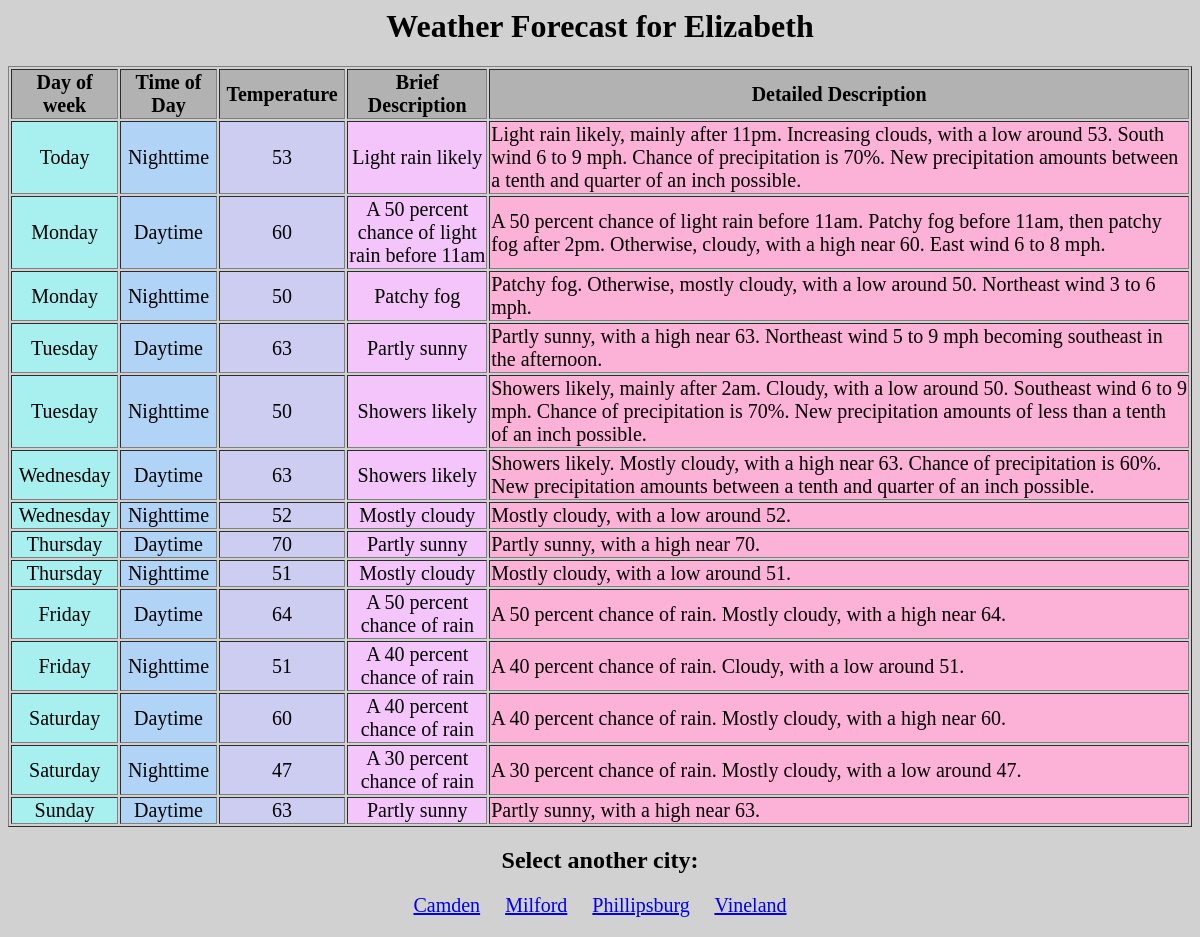
Screenshot of /elizabeth.php with the database file from the repository.
### tables this page shows
CREATE TABLE `Elizabeth` (
  `id` int NOT NULL AUTO_INCREMENT,
  `date` varchar(60) NOT NULL,
  `dayOrNight` tinyint(1) DEFAULT '1',
  `temperature` int NOT NULL,
  `shortDesc` varchar(100) NOT NULL,
  `longDesc` varchar(500) NOT NULL,
  PRIMARY KEY (`id`)
);

### elizabeth.php (the view, shortened to what this page needs)
<html>
    <head>
        <link rel="stylesheet" href="styles.css">
    </head>
    <body>
        <h1>Weather Forecast for Elizabeth</h1>
        <table align="center" border="1">
            <tr>
                <td class="date-col col-title">Day of week</td>
                <td class="dn-col col-title">Time of Day</td>
                <td class="temp-col col-title">Temperature</td>
                <td class="sd-col col-title">Brief Description</td>
                <td class="ld-col col-title">Detailed Description</td>
            </tr>
            <?php
                $cnx = new mysqli('localhost', 'root', 'balls', 'forecastDB');
                $query = 'SELECT * FROM Elizabeth';
                $cursor = $cnx->query($query);
                while ($row = $cursor->fetch_assoc()) {
                    echo '<tr>';
                    echo '<td class="date-col">' . $row['date'] . '</td>';
                    echo '<td class="dn-col">' . ($row['dayOrNight'] == 1 ? "Daytime" : "Nighttime") . '</td>';
                    echo '<td class="temp-col">' . $row['temperature'] . '</td>';
                    echo '<td class="sd-col"><p>' . $row['shortDesc'] . '</p></td>';
                    echo '<td class="ld-col"><p>' . $row['longDesc'] . '</p></td>';
                    echo '</tr>';
                }
            ?>
        </table>
        <h2>Select another city:</h2>
        <p class="links">
            <a href="display.php">Camden</a>&emsp;
            <a href="milford.php">Milford</a>&emsp;
            <a href="phillipsburg.php">Phillipsburg</a>&emsp;
            <a href="vineland.php">Vineland</a>
        </p>
    </body>
</html>

### styles.css (style rules this page uses)
html { background-color: rgb(209, 209, 209); }
h1 { text-align: center; }
h2 { text-align: center; }
.links { text-align: center; font-size: 20px; }
table { font-size: 20px; }
.date-col { width: 5%; text-align: center; background-color: rgb(168, 239, 239); }
.dn-col { width: 5%; text-align: center; background-color: rgb(176, 211, 246); }
.temp-col { width: 5%; text-align: center; background-color: rgb(205, 205, 242); }
.sd-col { text-align: center; width: 10%; background-color: rgb(243, 197, 250); }
.ld-col { width: 50%; background-color: rgb(252, 177, 215); }
.col-title { text-align: center; font-weight: bold; background-color: rgb(178, 178, 178); color: rgb(0, 0, 0); }

### rows the page displays
elizabeth: date "Today", dayOrNight "Nighttime", temperature "53", shortDesc "Light rain likely", longDesc "Light rain likely, mainly after 11pm. Increasing clouds, with a low around 53. South wind 6 to 9 mph. Chance of precipitation is 70%. New precipitation amounts between a tenth and quarter of an inch possible."
elizabeth: date "Monday", dayOrNight "Daytime", temperature "60", shortDesc "A 50 percent chance of light rain before 11am", longDesc "A 50 percent chance of light rain before 11am. Patchy fog before 11am, then patchy fog after 2pm. Otherwise, cloudy, with a high near 60. East wind 6 to 8 mph."
elizabeth: date "Monday", dayOrNight "Nighttime", temperature "50", shortDesc "Patchy fog", longDesc "Patchy fog. Otherwise, mostly cloudy, with a low around 50. Northeast wind 3 to 6 mph."
elizabeth: date "Tuesday", dayOrNight "Daytime", temperature "63", shortDesc "Partly sunny", longDesc "Partly sunny, with a high near 63. Northeast wind 5 to 9 mph becoming southeast in the afternoon."
elizabeth: date "Tuesday", dayOrNight "Nighttime", temperature "50", shortDesc "Showers likely", longDesc "Showers likely, mainly after 2am. Cloudy, with a low around 50. Southeast wind 6 to 9 mph. Chance of precipitation is 70%. New precipitation amounts of less than a tenth of an inch possible."
elizabeth: date "Wednesday", dayOrNight "Daytime", temperature "63", shortDesc "Showers likely", longDesc "Showers likely. Mostly cloudy, with a high near 63. Chance of precipitation is 60%. New precipitation amounts between a tenth and quarter of an inch possible."
elizabeth: date "Wednesday", dayOrNight "Nighttime", temperature "52", shortDesc "Mostly cloudy", longDesc "Mostly cloudy, with a low around 52."
elizabeth: date "Thursday", dayOrNight "Daytime", temperature "70", shortDesc "Partly sunny", longDesc "Partly sunny, with a high near 70."
elizabeth: date "Thursday", dayOrNight "Nighttime", temperature "51", shortDesc "Mostly cloudy", longDesc "Mostly cloudy, with a low around 51."
elizabeth: date "Friday", dayOrNight "Daytime", temperature "64", shortDesc "A 50 percent chance of rain", longDesc "A 50 percent chance of rain. Mostly cloudy, with a high near 64."
elizabeth: date "Friday", dayOrNight "Nighttime", temperature "51", shortDesc "A 40 percent chance of rain", longDesc "A 40 percent chance of rain. Cloudy, with a low around 51."
elizabeth: date "Saturday", dayOrNight "Daytime", temperature "60", shortDesc "A 40 percent chance of rain", longDesc "A 40 percent chance of rain. Mostly cloudy, with a high near 60."
elizabeth: date "Saturday", dayOrNight "Nighttime", temperature "47", shortDesc "A 30 percent chance of rain", longDesc "A 30 percent chance of rain. Mostly cloudy, with a low around 47."
elizabeth: date "Sunday", dayOrNight "Daytime", temperature "63", shortDesc "Partly sunny", longDesc "Partly sunny, with a high near 63."
